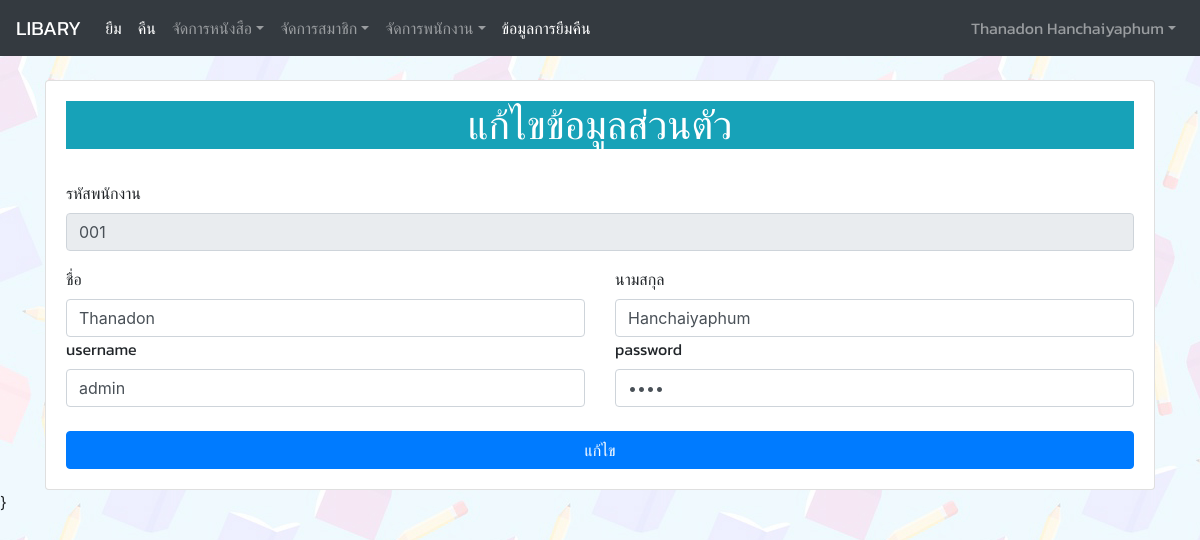
Page /admin/admin_edit_pro.php (signed in) on the committed database.
### tables this page shows
CREATE TABLE `staff` (
  `id_staff` tinyint(3) UNSIGNED ZEROFILL NOT NULL,
  `name_staff` varchar(60) NOT NULL,
  `lname_staff` varchar(40) NOT NULL,
  `id_stype` tinyint(2) NOT NULL,
  `username` varchar(50) NOT NULL,
  `password` int(11) NOT NULL
);

### admin/admin_edit_pro.php (the view, shortened to what this page needs)
<?php
include('../condb.php');
?>
<!doctype html>
<html lang="en">
  <head>
    <link rel="stylesheet" href="https://cdn.jsdelivr.net/npm/bootstrap@4.5.3/dist/css/bootstrap.min.css">
    <link rel="stylesheet" href="../stly.css">
  </head>
  <body>
    <?php
    include 'admin_nav.php';
   ?>
   <br>
   <div class="container">
     <div class="card">
        <div class="card-body">
        <h1 class="text-center bg-info text-white">แก้ไขข้อมูลส่วนตัว</h1>
   <form action="../check/update_pro.php" method="post" name="form1" id="form1">
      <br>
      <fieldset disabled>
    <div class="form-group">
      <label for="disabledTextInput">รหัสพนักงาน</label>
      <input type="text" id="id_staff" class="form-control" name="id_staff" value ="<?php echo $row["id_staff"];?>">
    </div>
  </fieldset>
  <div class="row">
    <div class="col">
    <label for="disabledTextInput">ชื่อ</label>
      <input type="text" class="form-control" name="name_staff" value="<?php echo $row["name_staff"]?>">
    </div>
    <div class="col">
    <label for="disabledTextInput">นามสกุล</label>
      <input type="text" class="form-control" name="lname_staff" value="<?php echo $row["lname_staff"] ?>">
    </div>
  </div>
  <div class="row">
    <div class="col">
    <label for="disabledTextInput">username</label>
      <input type="text" class="form-control" name="username" value="<?php echo $row["username"] ?>">
    </div>
    <div class="col">
    <label for="disabledTextInput">password</label>
      <input type="password" class="form-control" name="password" value="<?php echo $row["password"] ?>">
    </div>
  </div>
  <br>
  <button type="submit" class="btn btn-primary btn-block">แก้ไข</button>
</form>
    </div>
</div>
</div>
}
</body>
</html>

### admin/admin_nav.php (shortened to what this page needs)
<?php
include('../condb.php');
$id_staff = $_SESSION['id_staff'];
$query ="SELECT * FROM staff WHERE id_staff='$id_staff'" or die("Error:" . mysqli_error());
$result = mysqli_query($con, $query);
$row = mysqli_fetch_array($result);
?>
<nav class="sb-topnav navbar navbar-expand navbar-dark bg-dark ">
            <a class="navbar-brand" href="../admin/admin_page.php">LIBARY</a>
    <div class="collapse navbar-collapse" id="navbarSupportedContent">
    <ul class="navbar-nav mr-auto">
      <li class="nav-item active">
        <a class="nav-link" href="../admin/borrow.php">ยืม <span class="sr-only">(current)</span></a>
      </li>
      <li class="nav-item active">
        <a class="nav-link" href="../admin/return.php">คืน <span class="sr-only">(current)</span></a>
      </li>
      <li class="nav-item dropdown">
    <a class="nav-link dropdown-toggle" data-toggle="dropdown" href="#" role="button" aria-haspopup="true" aria-expanded="false">จัดการหนังสือ</a>
      </li>
      <li class="nav-item dropdown">
    <a class="nav-link dropdown-toggle" data-toggle="dropdown" href="#" role="button" aria-haspopup="true" aria-expanded="false">จัดการสมาชิก</a>
      </li>
      <li class="nav-item dropdown">
    <a class="nav-link dropdown-toggle" data-toggle="dropdown" href="#" role="button" aria-haspopup="true" aria-expanded="false">จัดการพนักงาน</a>
      </li>
      <li class="nav-item active">
        <a class="nav-link" href="../admin/report.php">ข้อมูลการยืมคืน <span class="sr-only">(current)</span></a>
      </li>
        </div>
            <ul class="navbar-nav ml-auto ml-md-0">
                <li class="nav-item dropdown">
                    <a class="nav-link dropdown-toggle" id="userDropdown" href="#" role="button" data-toggle="dropdown" aria-haspopup="true" aria-expanded="false"> <?php echo $row["name_staff"],"   ", $row["lname_staff"];?></a>
                </li>
            </ul>
        </nav>

### stly.css (style rules this page uses)
a,h5,h2,h3,h4,p,h1,li,ul,label { font-family: 'Kanit', sans-serif; }
body { background-image: url('img/bg.jpg'); }

### rows in the picture
staff: name_staff "Thanadon", lname_staff "Hanchaiyaphum", id_staff "001", username "admin"
